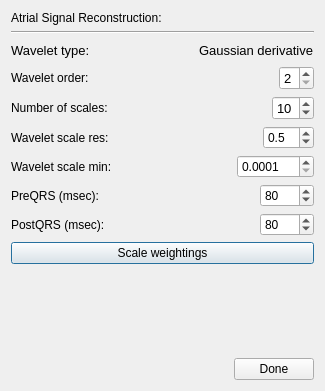
<?xml version="1.0" encoding="UTF-8"?>
<ui version="4.0">
 <class>DSP_SignalReconstructor</class>
 <widget class="QDialog" name="DSP_SignalReconstructor">
  <property name="geometry">
   <rect>
    <x>0</x>
    <y>0</y>
    <width>325</width>
    <height>391</height>
   </rect>
  </property>
  <property name="windowTitle">
   <string>Signal reconstructor settings</string>
  </property>
  <layout class="QVBoxLayout" name="verticalLayout">
   <item>
    <layout class="QVBoxLayout" name="verticalLayout_2">
     <item>
      <widget class="QLabel" name="label_2">
       <property name="font">
        <font>
         <pointsize>9</pointsize>
        </font>
       </property>
       <property name="text">
        <string>Atrial Signal Reconstruction:</string>
       </property>
      </widget>
     </item>
     <item>
      <widget class="Line" name="line_2">
       <property name="orientation">
        <enum>Qt::Horizontal</enum>
       </property>
      </widget>
     </item>
    </layout>
   </item>
   <item>
    <layout class="QHBoxLayout" name="horizontalLayout_3">
     <item>
      <widget class="QLabel" name="label_10">
       <property name="font">
        <font>
         <pointsize>10</pointsize>
        </font>
       </property>
       <property name="text">
        <string>Wavelet type:</string>
       </property>
      </widget>
     </item>
     <item>
      <spacer name="horizontalSpacer_3">
       <property name="orientation">
        <enum>Qt::Horizontal</enum>
       </property>
       <property name="sizeHint" stdset="0">
        <size>
         <width>40</width>
         <height>20</height>
        </size>
       </property>
      </spacer>
     </item>
     <item>
      <widget class="QLabel" name="label_11">
       <property name="font">
        <font>
         <pointsize>10</pointsize>
        </font>
       </property>
       <property name="text">
        <string>Gaussian derivative</string>
       </property>
      </widget>
     </item>
    </layout>
   </item>
   <item>
    <layout class="QHBoxLayout" name="horizontalLayout_2">
     <item>
      <widget class="QLabel" name="label_6">
       <property name="font">
        <font>
         <pointsize>9</pointsize>
        </font>
       </property>
       <property name="text">
        <string>Wavelet order:</string>
       </property>
      </widget>
     </item>
     <item>
      <spacer name="horizontalSpacer_2">
       <property name="orientation">
        <enum>Qt::Horizontal</enum>
       </property>
       <property name="sizeHint" stdset="0">
        <size>
         <width>40</width>
         <height>20</height>
        </size>
       </property>
      </spacer>
     </item>
     <item>
      <widget class="QSpinBox" name="spinBox_waveletOrder">
       <property name="font">
        <font>
         <pointsize>10</pointsize>
        </font>
       </property>
       <property name="minimum">
        <number>2</number>
       </property>
       <property name="maximum">
        <number>6</number>
       </property>
       <property name="value">
        <number>2</number>
       </property>
      </widget>
     </item>
    </layout>
   </item>
   <item>
    <layout class="QHBoxLayout" name="horizontalLayout_6">
     <item>
      <widget class="QLabel" name="label_9">
       <property name="font">
        <font>
         <pointsize>9</pointsize>
        </font>
       </property>
       <property name="text">
        <string>Number of scales:</string>
       </property>
      </widget>
     </item>
     <item>
      <spacer name="horizontalSpacer_6">
       <property name="orientation">
        <enum>Qt::Horizontal</enum>
       </property>
       <property name="sizeHint" stdset="0">
        <size>
         <width>40</width>
         <height>20</height>
        </size>
       </property>
      </spacer>
     </item>
     <item>
      <widget class="QSpinBox" name="spinBox_numScales">
       <property name="font">
        <font>
         <pointsize>10</pointsize>
        </font>
       </property>
       <property name="minimum">
        <number>1</number>
       </property>
       <property name="maximum">
        <number>20</number>
       </property>
       <property name="value">
        <number>10</number>
       </property>
      </widget>
     </item>
    </layout>
   </item>
   <item>
    <layout class="QHBoxLayout" name="horizontalLayout_5">
     <item>
      <widget class="QLabel" name="label_8">
       <property name="font">
        <font>
         <pointsize>9</pointsize>
        </font>
       </property>
       <property name="text">
        <string>Wavelet scale res:</string>
       </property>
      </widget>
     </item>
     <item>
      <spacer name="horizontalSpacer_5">
       <property name="orientation">
        <enum>Qt::Horizontal</enum>
       </property>
       <property name="sizeHint" stdset="0">
        <size>
         <width>40</width>
         <height>20</height>
        </size>
       </property>
      </spacer>
     </item>
     <item>
      <widget class="QDoubleSpinBox" name="doubleSpinBox_waveletScaleRes">
       <property name="sizePolicy">
        <sizepolicy hsizetype="Maximum" vsizetype="Fixed">
         <horstretch>0</horstretch>
         <verstretch>0</verstretch>
        </sizepolicy>
       </property>
       <property name="font">
        <font>
         <pointsize>9</pointsize>
        </font>
       </property>
       <property name="decimals">
        <number>1</number>
       </property>
       <property name="minimum">
        <double>0.100000000000000</double>
       </property>
       <property name="maximum">
        <double>10.000000000000000</double>
       </property>
       <property name="singleStep">
        <double>0.050000000000000</double>
       </property>
       <property name="value">
        <double>0.500000000000000</double>
       </property>
      </widget>
     </item>
    </layout>
   </item>
   <item>
    <layout class="QHBoxLayout" name="horizontalLayout_4">
     <item>
      <widget class="QLabel" name="label_7">
       <property name="font">
        <font>
         <pointsize>9</pointsize>
        </font>
       </property>
       <property name="text">
        <string>Wavelet scale min:</string>
       </property>
      </widget>
     </item>
     <item>
      <spacer name="horizontalSpacer_4">
       <property name="orientation">
        <enum>Qt::Horizontal</enum>
       </property>
       <property name="sizeHint" stdset="0">
        <size>
         <width>40</width>
         <height>20</height>
        </size>
       </property>
      </spacer>
     </item>
     <item>
      <widget class="QDoubleSpinBox" name="doubleSpinBox_waveletScaleMin">
       <property name="sizePolicy">
        <sizepolicy hsizetype="Maximum" vsizetype="Fixed">
         <horstretch>0</horstretch>
         <verstretch>0</verstretch>
        </sizepolicy>
       </property>
       <property name="font">
        <font>
         <pointsize>9</pointsize>
        </font>
       </property>
       <property name="decimals">
        <number>4</number>
       </property>
       <property name="minimum">
        <double>0.000100000000000</double>
       </property>
       <property name="maximum">
        <double>100.000000000000000</double>
       </property>
       <property name="value">
        <double>0.000100000000000</double>
       </property>
      </widget>
     </item>
    </layout>
   </item>
   <item>
    <layout class="QHBoxLayout" name="horizontalLayout_8">
     <item>
      <widget class="QLabel" name="label_13">
       <property name="font">
        <font>
         <pointsize>9</pointsize>
        </font>
       </property>
       <property name="text">
        <string>PreQRS (msec):</string>
       </property>
      </widget>
     </item>
     <item>
      <spacer name="horizontalSpacer_8">
       <property name="orientation">
        <enum>Qt::Horizontal</enum>
       </property>
       <property name="sizeHint" stdset="0">
        <size>
         <width>40</width>
         <height>20</height>
        </size>
       </property>
      </spacer>
     </item>
     <item>
      <widget class="QDoubleSpinBox" name="doubleSpinBox_preQRSmsec">
       <property name="sizePolicy">
        <sizepolicy hsizetype="Maximum" vsizetype="Fixed">
         <horstretch>0</horstretch>
         <verstretch>0</verstretch>
        </sizepolicy>
       </property>
       <property name="font">
        <font>
         <pointsize>9</pointsize>
        </font>
       </property>
       <property name="decimals">
        <number>0</number>
       </property>
       <property name="minimum">
        <double>1.000000000000000</double>
       </property>
       <property name="maximum">
        <double>1000.000000000000000</double>
       </property>
       <property name="singleStep">
        <double>1.000000000000000</double>
       </property>
       <property name="value">
        <double>80.000000000000000</double>
       </property>
      </widget>
     </item>
    </layout>
   </item>
   <item>
    <layout class="QHBoxLayout" name="horizontalLayout_9">
     <item>
      <widget class="QLabel" name="label_14">
       <property name="font">
        <font>
         <pointsize>9</pointsize>
        </font>
       </property>
       <property name="text">
        <string>PostQRS (msec):</string>
       </property>
      </widget>
     </item>
     <item>
      <spacer name="horizontalSpacer_9">
       <property name="orientation">
        <enum>Qt::Horizontal</enum>
       </property>
       <property name="sizeHint" stdset="0">
        <size>
         <width>40</width>
         <height>20</height>
        </size>
       </property>
      </spacer>
     </item>
     <item>
      <widget class="QDoubleSpinBox" name="doubleSpinBox_postQRSmsec">
       <property name="sizePolicy">
        <sizepolicy hsizetype="Maximum" vsizetype="Fixed">
         <horstretch>0</horstretch>
         <verstretch>0</verstretch>
        </sizepolicy>
       </property>
       <property name="font">
        <font>
         <pointsize>9</pointsize>
        </font>
       </property>
       <property name="decimals">
        <number>0</number>
       </property>
       <property name="minimum">
        <double>1.000000000000000</double>
       </property>
       <property name="maximum">
        <double>1000.000000000000000</double>
       </property>
       <property name="singleStep">
        <double>1.000000000000000</double>
       </property>
       <property name="value">
        <double>80.000000000000000</double>
       </property>
      </widget>
     </item>
    </layout>
   </item>
   <item>
    <widget class="QPushButton" name="pushButton_subtractWeightingsDialog">
     <property name="font">
      <font>
       <pointsize>9</pointsize>
      </font>
     </property>
     <property name="text">
      <string>Scale weightings</string>
     </property>
    </widget>
   </item>
   <item>
    <spacer name="verticalSpacer_2">
     <property name="orientation">
      <enum>Qt::Vertical</enum>
     </property>
     <property name="sizeHint" stdset="0">
      <size>
       <width>20</width>
       <height>18</height>
      </size>
     </property>
    </spacer>
   </item>
   <item>
    <layout class="QHBoxLayout" name="horizontalLayout_7">
     <item>
      <spacer name="horizontalSpacer_7">
       <property name="orientation">
        <enum>Qt::Horizontal</enum>
       </property>
       <property name="sizeHint" stdset="0">
        <size>
         <width>40</width>
         <height>20</height>
        </size>
       </property>
      </spacer>
     </item>
     <item>
      <widget class="QPushButton" name="pushButton">
       <property name="font">
        <font>
         <pointsize>9</pointsize>
        </font>
       </property>
       <property name="text">
        <string>Done</string>
       </property>
      </widget>
     </item>
    </layout>
   </item>
  </layout>
 </widget>
 <resources/>
 <connections>
  <connection>
   <sender>pushButton</sender>
   <signal>clicked()</signal>
   <receiver>DSP_SignalReconstructor</receiver>
   <slot>close()</slot>
   <hints>
    <hint type="sourcelabel">
     <x>248</x>
     <y>369</y>
    </hint>
    <hint type="destinationlabel">
     <x>324</x>
     <y>252</y>
    </hint>
   </hints>
  </connection>
 </connections>
</ui>
